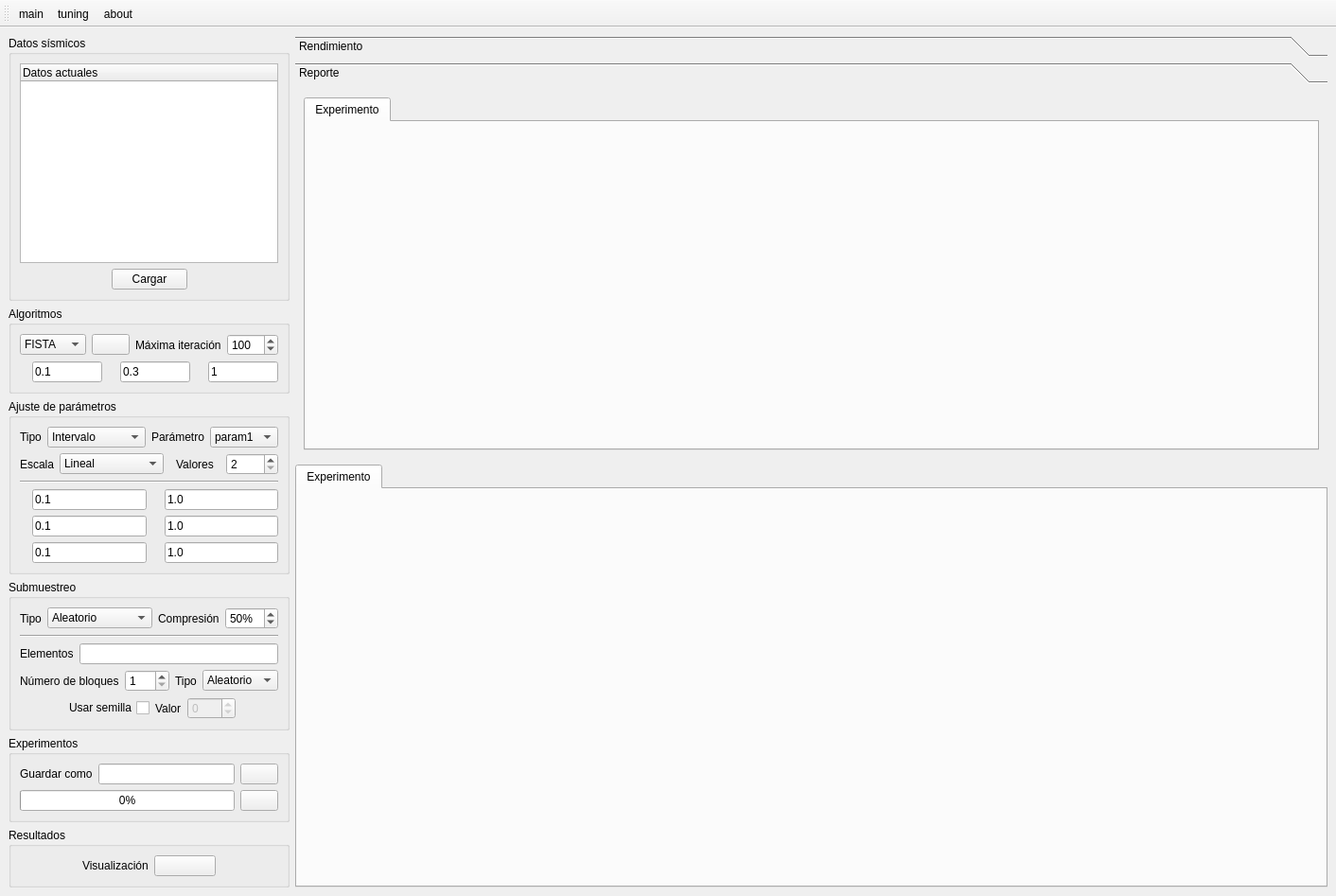
<?xml version="1.0" encoding="UTF-8"?>
<ui version="4.0">
 <class>mainWindow</class>
 <widget class="QMainWindow" name="mainWindow">
  <property name="geometry">
   <rect>
    <x>0</x>
    <y>0</y>
    <width>1412</width>
    <height>947</height>
   </rect>
  </property>
  <property name="windowTitle">
   <string>9836 Proyecto de Sísmica</string>
  </property>
  <widget class="QWidget" name="centralwidget">
   <layout class="QHBoxLayout" name="centralWidgetHLayout" stretch="3,30">
    <item>
     <layout class="QVBoxLayout" name="mainLayout" stretch="0,0,0,0,0,0">
      <item>
       <widget class="QGroupBox" name="inputGroupBox">
        <property name="title">
         <string>Datos sísmicos</string>
        </property>
        <layout class="QVBoxLayout" name="inputGroupBoxVLayout">
         <item>
          <widget class="QTreeWidget" name="dataTreeWidget">
           <column>
            <property name="text">
             <string>Datos actuales</string>
            </property>
           </column>
          </widget>
         </item>
         <item>
          <layout class="QHBoxLayout" name="inputHLayout">
           <item>
            <spacer name="loadHSpacer1">
             <property name="orientation">
              <enum>Qt::Horizontal</enum>
             </property>
             <property name="sizeHint" stdset="0">
              <size>
               <width>13</width>
               <height>20</height>
              </size>
             </property>
            </spacer>
           </item>
           <item>
            <widget class="QPushButton" name="loadPushButton">
             <property name="text">
              <string>Cargar</string>
             </property>
            </widget>
           </item>
           <item>
            <spacer name="loadHSpacer2">
             <property name="orientation">
              <enum>Qt::Horizontal</enum>
             </property>
             <property name="sizeHint" stdset="0">
              <size>
               <width>13</width>
               <height>20</height>
              </size>
             </property>
            </spacer>
           </item>
          </layout>
         </item>
        </layout>
       </widget>
      </item>
      <item>
       <widget class="QGroupBox" name="algorithmGroupBox">
        <property name="title">
         <string>Algoritmos</string>
        </property>
        <layout class="QVBoxLayout" name="algorithmGroupVLayout">
         <item>
          <layout class="QHBoxLayout" name="algorithmHLayout" stretch="5,0,0,0">
           <item>
            <widget class="QComboBox" name="algorithmComboBox">
             <item>
              <property name="text">
               <string>FISTA</string>
              </property>
             </item>
             <item>
              <property name="text">
               <string>GAP</string>
              </property>
             </item>
             <item>
              <property name="text">
               <string>TwIST</string>
              </property>
             </item>
             <item>
              <property name="text">
               <string>ADMM</string>
              </property>
             </item>
            </widget>
           </item>
           <item>
            <widget class="QPushButton" name="algorithmPushButton">
             <property name="enabled">
              <bool>true</bool>
             </property>
             <property name="toolTip">
              <string>Ver ecuación</string>
             </property>
             <property name="autoFillBackground">
              <bool>false</bool>
             </property>
             <property name="text">
              <string/>
             </property>
             <property name="icon">
              <iconset resource="../assets/assets.qrc">
               <normaloff>:/icons/icons/view.png</normaloff>:/icons/icons/view.png</iconset>
             </property>
            </widget>
           </item>
           <item>
            <widget class="QLabel" name="maxiterLabel">
             <property name="text">
              <string>Máxima iteración</string>
             </property>
            </widget>
           </item>
           <item>
            <widget class="QSpinBox" name="maxiterSpinBox">
             <property name="minimum">
              <number>1</number>
             </property>
             <property name="maximum">
              <number>9999</number>
             </property>
             <property name="value">
              <number>100</number>
             </property>
            </widget>
           </item>
          </layout>
         </item>
         <item>
          <layout class="QHBoxLayout" name="paramsHLayout">
           <item>
            <widget class="QLabel" name="param1Label">
             <property name="text">
              <string/>
             </property>
             <property name="textFormat">
              <enum>Qt::AutoText</enum>
             </property>
             <property name="pixmap">
              <pixmap resource="../assets/assets.qrc">:/parameters/parameters/lambda.png</pixmap>
             </property>
             <property name="scaledContents">
              <bool>true</bool>
             </property>
             <property name="wordWrap">
              <bool>false</bool>
             </property>
             <property name="margin">
              <number>0</number>
             </property>
             <property name="indent">
              <number>-1</number>
             </property>
            </widget>
           </item>
           <item>
            <widget class="QLineEdit" name="param1LineEdit">
             <property name="text">
              <string>0.1</string>
             </property>
            </widget>
           </item>
           <item>
            <widget class="QLabel" name="param2Label">
             <property name="enabled">
              <bool>true</bool>
             </property>
             <property name="sizePolicy">
              <sizepolicy hsizetype="Preferred" vsizetype="Preferred">
               <horstretch>0</horstretch>
               <verstretch>0</verstretch>
              </sizepolicy>
             </property>
             <property name="text">
              <string/>
             </property>
             <property name="pixmap">
              <pixmap resource="../assets/assets.qrc">:/parameters/parameters/mu.png</pixmap>
             </property>
             <property name="scaledContents">
              <bool>true</bool>
             </property>
            </widget>
           </item>
           <item>
            <widget class="QLineEdit" name="param2LineEdit">
             <property name="text">
              <string>0.3</string>
             </property>
            </widget>
           </item>
           <item>
            <widget class="QLabel" name="param3Label">
             <property name="text">
              <string/>
             </property>
             <property name="pixmap">
              <pixmap resource="../assets/assets.qrc">:/parameters/parameters/rho.png</pixmap>
             </property>
            </widget>
           </item>
           <item>
            <widget class="QLineEdit" name="param3LineEdit">
             <property name="text">
              <string>1</string>
             </property>
            </widget>
           </item>
          </layout>
         </item>
        </layout>
       </widget>
      </item>
      <item>
       <widget class="QGroupBox" name="tuningGroupBox">
        <property name="title">
         <string>Ajuste de parámetros</string>
        </property>
        <layout class="QVBoxLayout" name="tuningGroupBoxVLayout">
         <item>
          <layout class="QHBoxLayout" name="paramTypeHLayout" stretch="0,4,0,0">
           <item>
            <widget class="QLabel" name="paramTuningLabel">
             <property name="text">
              <string>Tipo</string>
             </property>
            </widget>
           </item>
           <item>
            <widget class="QComboBox" name="paramTuningComboBox">
             <item>
              <property name="text">
               <string>Intervalo</string>
              </property>
             </item>
             <item>
              <property name="text">
               <string>Lista</string>
              </property>
             </item>
            </widget>
           </item>
           <item>
            <widget class="QLabel" name="paramLabel">
             <property name="text">
              <string>Parámetro</string>
             </property>
            </widget>
           </item>
           <item>
            <widget class="QComboBox" name="paramComboBox">
             <property name="currentText">
              <string>param1</string>
             </property>
             <item>
              <property name="text">
               <string>param1</string>
              </property>
             </item>
             <item>
              <property name="text">
               <string>param2</string>
              </property>
             </item>
             <item>
              <property name="text">
               <string>param3</string>
              </property>
             </item>
            </widget>
           </item>
          </layout>
         </item>
         <item>
          <layout class="QHBoxLayout" name="paramValueHLayout" stretch="1,4,2,2">
           <property name="spacing">
            <number>6</number>
           </property>
           <property name="topMargin">
            <number>0</number>
           </property>
           <item>
            <widget class="QLabel" name="scaleLabel">
             <property name="text">
              <string>Escala</string>
             </property>
            </widget>
           </item>
           <item>
            <widget class="QComboBox" name="scaleComboBox">
             <item>
              <property name="text">
               <string>Lineal</string>
              </property>
             </item>
             <item>
              <property name="text">
               <string>Logarítmica</string>
              </property>
             </item>
            </widget>
           </item>
           <item>
            <widget class="QLabel" name="paramValuesLabel">
             <property name="text">
              <string>Valores</string>
             </property>
             <property name="alignment">
              <set>Qt::AlignCenter</set>
             </property>
            </widget>
           </item>
           <item>
            <widget class="QSpinBox" name="paramValuesSpinBox">
             <property name="suffix">
              <string/>
             </property>
             <property name="prefix">
              <string/>
             </property>
             <property name="minimum">
              <number>2</number>
             </property>
             <property name="maximum">
              <number>999</number>
             </property>
            </widget>
           </item>
          </layout>
         </item>
         <item>
          <widget class="Line" name="algorithmHLine">
           <property name="orientation">
            <enum>Qt::Horizontal</enum>
           </property>
          </widget>
         </item>
         <item>
          <layout class="QHBoxLayout" name="param1HLayout">
           <item>
            <widget class="QLabel" name="param1InitLabel">
             <property name="text">
              <string/>
             </property>
             <property name="pixmap">
              <pixmap resource="../assets/assets.qrc">:/parameters/parameters/lambda_init.png</pixmap>
             </property>
            </widget>
           </item>
           <item>
            <widget class="QLineEdit" name="param1InitLineEdit">
             <property name="text">
              <string>0.1</string>
             </property>
            </widget>
           </item>
           <item>
            <widget class="QLabel" name="param1EndLabel">
             <property name="text">
              <string/>
             </property>
             <property name="pixmap">
              <pixmap resource="../assets/assets.qrc">:/parameters/parameters/lambda_end.png</pixmap>
             </property>
            </widget>
           </item>
           <item>
            <widget class="QLineEdit" name="param1EndLineEdit">
             <property name="text">
              <string>1.0</string>
             </property>
            </widget>
           </item>
          </layout>
         </item>
         <item>
          <layout class="QHBoxLayout" name="param2HLayout">
           <item>
            <widget class="QLabel" name="param2InitLabel">
             <property name="text">
              <string/>
             </property>
             <property name="pixmap">
              <pixmap resource="../assets/assets.qrc">:/parameters/parameters/mu_init.png</pixmap>
             </property>
            </widget>
           </item>
           <item>
            <widget class="QLineEdit" name="param2InitLineEdit">
             <property name="text">
              <string>0.1</string>
             </property>
            </widget>
           </item>
           <item>
            <widget class="QLabel" name="param2EndLabel">
             <property name="text">
              <string/>
             </property>
             <property name="pixmap">
              <pixmap resource="../assets/assets.qrc">:/parameters/parameters/mu_end.png</pixmap>
             </property>
            </widget>
           </item>
           <item>
            <widget class="QLineEdit" name="param2EndLineEdit">
             <property name="text">
              <string>1.0</string>
             </property>
            </widget>
           </item>
          </layout>
         </item>
         <item>
          <layout class="QHBoxLayout" name="param3HLayout">
           <item>
            <widget class="QLabel" name="param3InitLabel">
             <property name="text">
              <string/>
             </property>
             <property name="pixmap">
              <pixmap resource="../assets/assets.qrc">:/parameters/parameters/rho_init.png</pixmap>
             </property>
            </widget>
           </item>
           <item>
            <widget class="QLineEdit" name="param3InitLineEdit">
             <property name="text">
              <string>0.1</string>
             </property>
            </widget>
           </item>
           <item>
            <widget class="QLabel" name="param3EndLabel">
             <property name="text">
              <string/>
             </property>
             <property name="pixmap">
              <pixmap resource="../assets/assets.qrc">:/parameters/parameters/rho_end.png</pixmap>
             </property>
            </widget>
           </item>
           <item>
            <widget class="QLineEdit" name="param3EndLineEdit">
             <property name="text">
              <string>1.0</string>
             </property>
            </widget>
           </item>
          </layout>
         </item>
        </layout>
       </widget>
      </item>
      <item>
       <widget class="QGroupBox" name="samplingGroupBox">
        <property name="title">
         <string>Submuestreo</string>
        </property>
        <layout class="QVBoxLayout" name="samplingGroupBoxVLayout">
         <item>
          <layout class="QHBoxLayout" name="samplingHLayout" stretch="0,4,0,2">
           <item>
            <widget class="QLabel" name="samplingTypeLabel">
             <property name="text">
              <string>Tipo</string>
             </property>
            </widget>
           </item>
           <item>
            <widget class="QComboBox" name="samplingTypeComboBox">
             <item>
              <property name="text">
               <string>Aleatorio</string>
              </property>
             </item>
             <item>
              <property name="text">
               <string>Uniforme</string>
              </property>
             </item>
             <item>
              <property name="text">
               <string>Jitter</string>
              </property>
             </item>
             <item>
              <property name="text">
               <string>Lista</string>
              </property>
             </item>
            </widget>
           </item>
           <item>
            <widget class="QLabel" name="compressLabel">
             <property name="text">
              <string>Compresión</string>
             </property>
            </widget>
           </item>
           <item>
            <widget class="QSpinBox" name="compressSpinBox">
             <property name="suffix">
              <string>%</string>
             </property>
             <property name="prefix">
              <string/>
             </property>
             <property name="minimum">
              <number>1</number>
             </property>
             <property name="maximum">
              <number>99</number>
             </property>
             <property name="value">
              <number>50</number>
             </property>
            </widget>
           </item>
          </layout>
         </item>
         <item>
          <widget class="Line" name="samplingHLine">
           <property name="orientation">
            <enum>Qt::Horizontal</enum>
           </property>
          </widget>
         </item>
         <item>
          <layout class="QHBoxLayout" name="elementHLayout">
           <item>
            <widget class="QLabel" name="elementLabel">
             <property name="text">
              <string>Elementos</string>
             </property>
            </widget>
           </item>
           <item>
            <widget class="QLineEdit" name="elementLineEdit"/>
           </item>
          </layout>
         </item>
         <item>
          <layout class="QHBoxLayout" name="jitterHLayout" stretch="0,0,0,1">
           <item>
            <widget class="QLabel" name="jitterBlockLabel">
             <property name="text">
              <string>Número de bloques</string>
             </property>
            </widget>
           </item>
           <item>
            <widget class="QSpinBox" name="jitterBlockSpinBox">
             <property name="suffix">
              <string/>
             </property>
             <property name="prefix">
              <string/>
             </property>
             <property name="minimum">
              <number>1</number>
             </property>
             <property name="maximum">
              <number>999</number>
             </property>
            </widget>
           </item>
           <item>
            <widget class="QLabel" name="jitterTypeLabel">
             <property name="layoutDirection">
              <enum>Qt::LeftToRight</enum>
             </property>
             <property name="text">
              <string>Tipo</string>
             </property>
             <property name="wordWrap">
              <bool>false</bool>
             </property>
            </widget>
           </item>
           <item>
            <widget class="QComboBox" name="jitterComboBox">
             <item>
              <property name="text">
               <string>Aleatorio</string>
              </property>
             </item>
             <item>
              <property name="text">
               <string>Uniforme</string>
              </property>
             </item>
            </widget>
           </item>
          </layout>
         </item>
         <item>
          <layout class="QHBoxLayout" name="sdHLayout">
           <item>
            <spacer name="seedHSpacer1">
             <property name="orientation">
              <enum>Qt::Horizontal</enum>
             </property>
             <property name="sizeHint" stdset="0">
              <size>
               <width>40</width>
               <height>20</height>
              </size>
             </property>
            </spacer>
           </item>
           <item>
            <layout class="QHBoxLayout" name="seedHLayout">
             <item>
              <widget class="QCheckBox" name="seedCheckBox">
               <property name="layoutDirection">
                <enum>Qt::RightToLeft</enum>
               </property>
               <property name="text">
                <string>Usar semilla</string>
               </property>
              </widget>
             </item>
             <item>
              <widget class="QLabel" name="seedLabel">
               <property name="text">
                <string>Valor</string>
               </property>
              </widget>
             </item>
             <item>
              <widget class="QSpinBox" name="seedSpinBox">
               <property name="enabled">
                <bool>false</bool>
               </property>
               <property name="suffix">
                <string/>
               </property>
               <property name="prefix">
                <string/>
               </property>
               <property name="minimum">
                <number>-999</number>
               </property>
               <property name="maximum">
                <number>999</number>
               </property>
              </widget>
             </item>
            </layout>
           </item>
           <item>
            <spacer name="seedHSpacer2">
             <property name="orientation">
              <enum>Qt::Horizontal</enum>
             </property>
             <property name="sizeHint" stdset="0">
              <size>
               <width>40</width>
               <height>20</height>
              </size>
             </property>
            </spacer>
           </item>
          </layout>
         </item>
        </layout>
       </widget>
      </item>
      <item>
       <widget class="QGroupBox" name="runGroupBox">
        <property name="title">
         <string>Experimentos</string>
        </property>
        <layout class="QVBoxLayout" name="runGroupBoxVLayout">
         <item>
          <layout class="QHBoxLayout" name="saveAsHLayout">
           <item>
            <widget class="QLabel" name="saveAsLabel">
             <property name="text">
              <string>Guardar como</string>
             </property>
            </widget>
           </item>
           <item>
            <widget class="QLineEdit" name="saveAsLineEdit"/>
           </item>
           <item>
            <widget class="QPushButton" name="saveAsPushButton">
             <property name="text">
              <string/>
             </property>
             <property name="icon">
              <iconset resource="../assets/assets.qrc">
               <normaloff>:/icons/icons/save.png</normaloff>:/icons/icons/save.png</iconset>
             </property>
            </widget>
           </item>
          </layout>
         </item>
         <item>
          <layout class="QHBoxLayout" name="startHLayout" stretch="0,0">
           <property name="spacing">
            <number>6</number>
           </property>
           <item>
            <widget class="QProgressBar" name="experimentProgressBar">
             <property name="value">
              <number>0</number>
             </property>
            </widget>
           </item>
           <item>
            <widget class="QPushButton" name="startPushButton">
             <property name="text">
              <string/>
             </property>
             <property name="icon">
              <iconset resource="../assets/assets.qrc">
               <normaloff>:/icons/icons/run.png</normaloff>:/icons/icons/run.png</iconset>
             </property>
            </widget>
           </item>
          </layout>
         </item>
        </layout>
       </widget>
      </item>
      <item>
       <widget class="QGroupBox" name="resultGroupBox">
        <property name="title">
         <string>Resultados</string>
        </property>
        <layout class="QVBoxLayout" name="resultGroupBoxHLayout">
         <item>
          <layout class="QHBoxLayout" name="resultHLayout" stretch="1,1,1,1">
           <item>
            <spacer name="resultHSpacer1">
             <property name="orientation">
              <enum>Qt::Horizontal</enum>
             </property>
             <property name="sizeHint" stdset="0">
              <size>
               <width>40</width>
               <height>20</height>
              </size>
             </property>
            </spacer>
           </item>
           <item>
            <widget class="QLabel" name="resultLabel">
             <property name="text">
              <string>Visualización</string>
             </property>
            </widget>
           </item>
           <item>
            <widget class="QPushButton" name="resultPushButton">
             <property name="autoFillBackground">
              <bool>false</bool>
             </property>
             <property name="text">
              <string/>
             </property>
             <property name="icon">
              <iconset resource="../assets/assets.qrc">
               <normaloff>:/icons/icons/report.png</normaloff>:/icons/icons/report.png</iconset>
             </property>
             <property name="autoDefault">
              <bool>false</bool>
             </property>
             <property name="default">
              <bool>false</bool>
             </property>
             <property name="flat">
              <bool>false</bool>
             </property>
            </widget>
           </item>
           <item>
            <spacer name="resultHSpacer2">
             <property name="orientation">
              <enum>Qt::Horizontal</enum>
             </property>
             <property name="sizeHint" stdset="0">
              <size>
               <width>40</width>
               <height>20</height>
              </size>
             </property>
            </spacer>
           </item>
          </layout>
         </item>
        </layout>
       </widget>
      </item>
     </layout>
    </item>
    <item>
     <layout class="QVBoxLayout" name="experimentsVLayout">
      <item>
       <widget class="QToolBox" name="resultsToolBox">
        <property name="currentIndex">
         <number>1</number>
        </property>
        <widget class="QWidget" name="performancePage">
         <property name="geometry">
          <rect>
           <x>0</x>
           <y>0</y>
           <width>145</width>
           <height>65</height>
          </rect>
         </property>
         <attribute name="label">
          <string>Rendimiento</string>
         </attribute>
         <layout class="QVBoxLayout" name="performancePageVLayout">
          <item>
           <widget class="QTabWidget" name="performanceTabWidget">
            <property name="currentIndex">
             <number>0</number>
            </property>
            <widget class="QWidget" name="expPerformanceTab1">
             <attribute name="title">
              <string>Experimento</string>
             </attribute>
             <layout class="QHBoxLayout" name="expPerformanceTab1HLayout" stretch="9">
              <item>
               <widget class="QWidget" name="graphicPerformanceWidget" native="true">
                <layout class="QVBoxLayout" name="graphicPerformanceWidgetVLayout">
                 <property name="spacing">
                  <number>0</number>
                 </property>
                 <property name="leftMargin">
                  <number>0</number>
                 </property>
                 <property name="topMargin">
                  <number>0</number>
                 </property>
                 <property name="rightMargin">
                  <number>0</number>
                 </property>
                 <property name="bottomMargin">
                  <number>0</number>
                 </property>
                 <item>
                  <layout class="QVBoxLayout" name="graphicPerformanceVLayout">
                   <property name="spacing">
                    <number>0</number>
                   </property>
                  </layout>
                 </item>
                </layout>
               </widget>
              </item>
             </layout>
            </widget>
           </widget>
          </item>
         </layout>
        </widget>
        <widget class="QWidget" name="reportPage">
         <property name="geometry">
          <rect>
           <x>0</x>
           <y>0</y>
           <width>1098</width>
           <height>390</height>
          </rect>
         </property>
         <attribute name="label">
          <string>Reporte</string>
         </attribute>
         <layout class="QVBoxLayout" name="reportPageVLayout">
          <item>
           <widget class="QTabWidget" name="reportTabWidget">
            <property name="currentIndex">
             <number>0</number>
            </property>
            <widget class="QWidget" name="expReportTab1">
             <attribute name="title">
              <string>Experimento</string>
             </attribute>
             <layout class="QVBoxLayout" name="expReportTab1VLayout" stretch="0">
              <item>
               <widget class="QWidget" name="graphicReportWidget" native="true">
                <layout class="QVBoxLayout" name="graphicReportWidgetVLayout">
                 <property name="spacing">
                  <number>0</number>
                 </property>
                 <property name="leftMargin">
                  <number>0</number>
                 </property>
                 <property name="topMargin">
                  <number>0</number>
                 </property>
                 <property name="rightMargin">
                  <number>0</number>
                 </property>
                 <property name="bottomMargin">
                  <number>0</number>
                 </property>
                 <item>
                  <layout class="QVBoxLayout" name="graphicReportVLayout"/>
                 </item>
                </layout>
               </widget>
              </item>
             </layout>
            </widget>
           </widget>
          </item>
         </layout>
        </widget>
       </widget>
      </item>
      <item>
       <widget class="QTabWidget" name="tuningTabWidget">
        <property name="currentIndex">
         <number>0</number>
        </property>
        <widget class="QWidget" name="expTuningReportTab1">
         <attribute name="title">
          <string>Experimento</string>
         </attribute>
         <layout class="QVBoxLayout" name="expTuningReportTab1VLayout" stretch="0">
          <item>
           <widget class="QWidget" name="graphicTuningReportWidget" native="true">
            <layout class="QVBoxLayout" name="graphicTuningReportWidgetVLayout">
             <property name="spacing">
              <number>0</number>
             </property>
             <property name="leftMargin">
              <number>0</number>
             </property>
             <property name="topMargin">
              <number>0</number>
             </property>
             <property name="rightMargin">
              <number>0</number>
             </property>
             <property name="bottomMargin">
              <number>0</number>
             </property>
             <item>
              <layout class="QVBoxLayout" name="graphicTuningReportVLayout"/>
             </item>
            </layout>
           </widget>
          </item>
         </layout>
        </widget>
       </widget>
      </item>
     </layout>
    </item>
   </layout>
  </widget>
  <widget class="QToolBar" name="toolBar">
   <property name="windowTitle">
    <string>toolBar</string>
   </property>
   <attribute name="toolBarArea">
    <enum>TopToolBarArea</enum>
   </attribute>
   <attribute name="toolBarBreak">
    <bool>false</bool>
   </attribute>
   <addaction name="mainAction"/>
   <addaction name="tuningAction"/>
   <addaction name="aboutOfAction"/>
  </widget>
  <action name="aboutOfAction">
   <property name="icon">
    <iconset resource="../assets/assets.qrc">
     <normaloff>:/icons/icons/info.png</normaloff>:/icons/icons/info.png</iconset>
   </property>
   <property name="text">
    <string>about</string>
   </property>
   <property name="toolTip">
    <string>&lt;html&gt;&lt;head/&gt;&lt;body&gt;&lt;p&gt;Acerca de este proyecto&lt;/p&gt;&lt;/body&gt;&lt;/html&gt;</string>
   </property>
  </action>
  <action name="reportAction">
   <property name="icon">
    <iconset resource="../assets/assets.qrc">
     <normaloff>:/icons/icons/report.png</normaloff>:/icons/icons/report.png</iconset>
   </property>
   <property name="text">
    <string>report</string>
   </property>
   <property name="toolTip">
    <string>Visualización de resultados</string>
   </property>
  </action>
  <action name="mainAction">
   <property name="icon">
    <iconset resource="../assets/assets.qrc">
     <normaloff>:/icons/icons/main.png</normaloff>:/icons/icons/main.png</iconset>
   </property>
   <property name="text">
    <string>main</string>
   </property>
   <property name="toolTip">
    <string>Ir al menú principal</string>
   </property>
  </action>
  <action name="tuningAction">
   <property name="icon">
    <iconset resource="../assets/assets.qrc">
     <normaloff>:/icons/icons/tuning.png</normaloff>:/icons/icons/tuning.png</iconset>
   </property>
   <property name="text">
    <string>tuning</string>
   </property>
   <property name="toolTip">
    <string>Ajuste de parámetros</string>
   </property>
  </action>
 </widget>
 <resources>
  <include location="../assets/assets.qrc"/>
 </resources>
 <connections/>
</ui>
